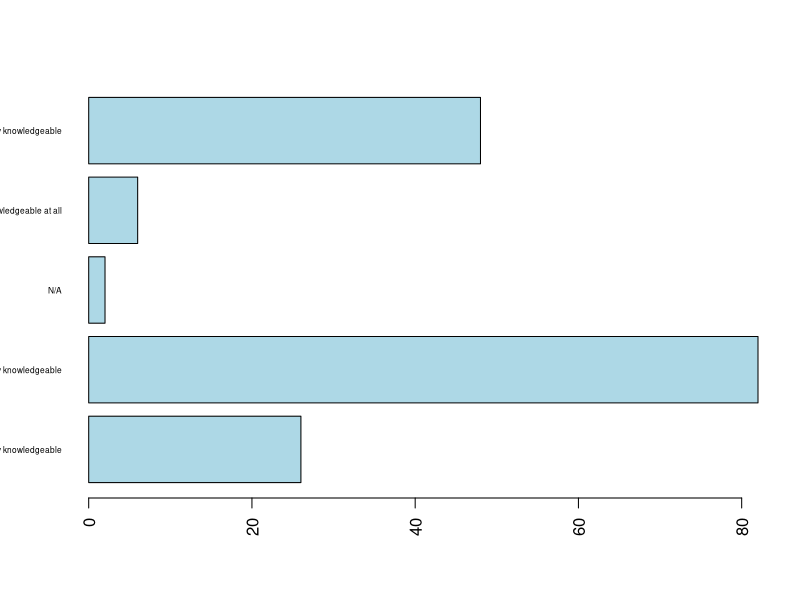
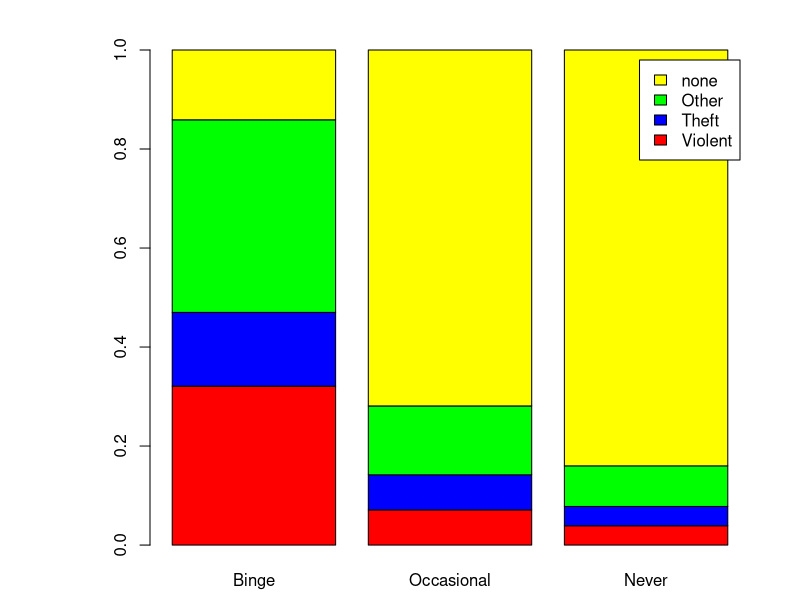
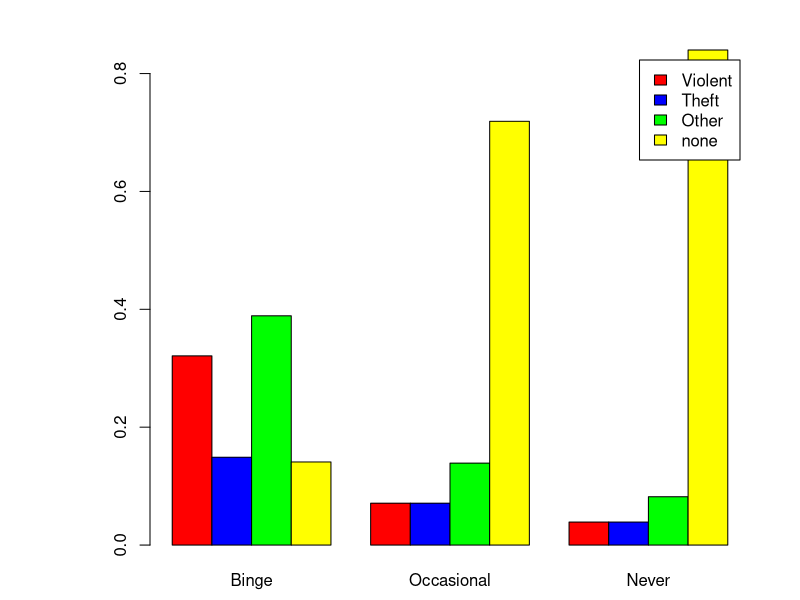
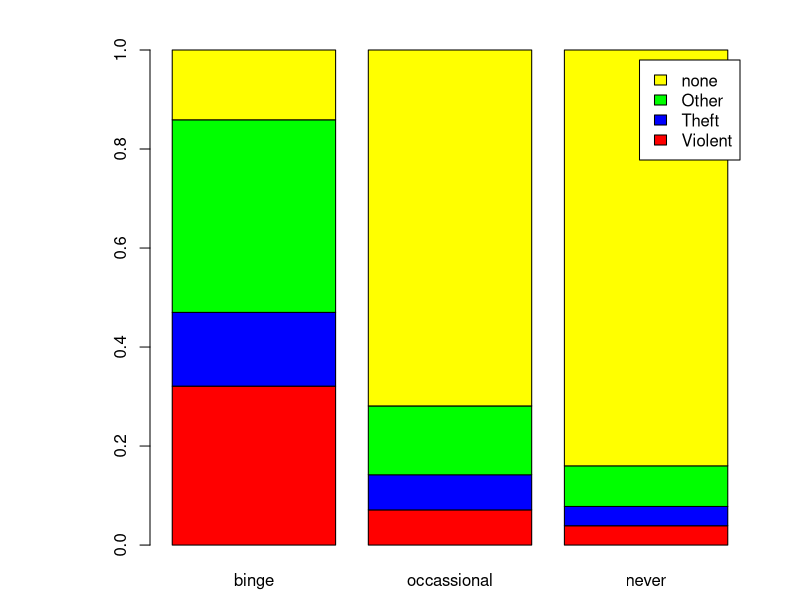
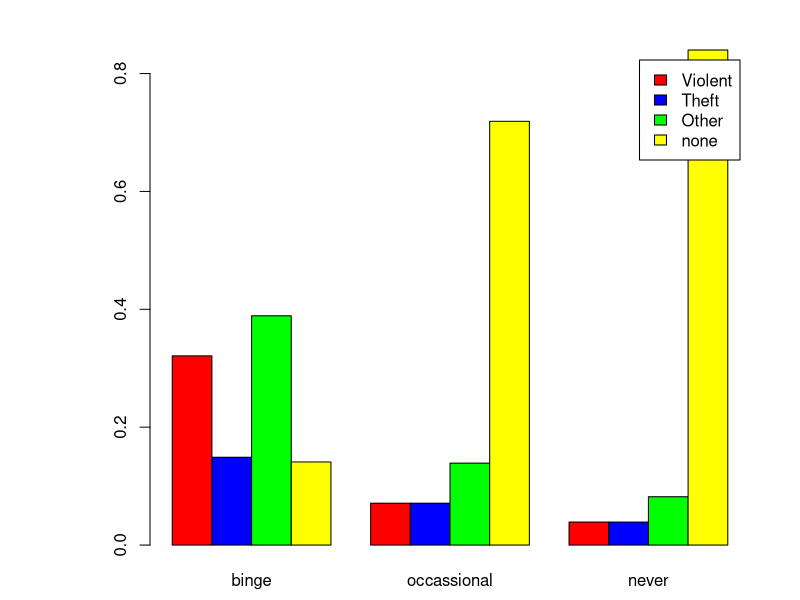

These figures' R source, in order: (Note: this script raises an error after producing the figures.)
library(sqldf)
library(dplyr)

# Barplot Code --------------------------------------------

survey <- read.csv("informatics_survey.csv", stringsAsFactors = FALSE)

# What happens if we don't set the stringsAsFactors argument?
q5_1 <- data.frame(survey$Q5_1, stringsAsFactors = FALSE)

colnames(q5_1) <- c("response")

q5_1 <- subset(q5_1, response != "")
q5_1 <- q5_1[q5_1$response != "",]

cnts <- table(q5_1)

barplot(cnts, 
        horiz = TRUE, 
        col   = 'lightblue',
        las   = 2,
        cex.names = 0.5)

opar <- par()

par(mai = c(.5, 1.5, .5, .5))

# Grouped & Stacked Barplot code -----------------------------

crime <- read.csv("drink_crime.csv", stringsAsFactors = FALSE)

barplot(as.matrix(crime[, c(2:4)]), 
        legend = crime[, 1],
           col = c("red","blue","green","yellow"))

barplot(as.matrix(crime[, c(2:4)]), 
        legend = crime[, 1],
           col = c("red","blue","green","yellow"),
        beside = TRUE)

lgnd        <- crime$Crime
binge       <- crime$Binge
occassional <- crime$Occasional
never       <- crime$Never
cnts        <- data.frame(binge, occassional, never)

barplot(as.matrix(cnts),
        legend = lgnd,
        col = c("red","blue","green","yellow"))

barplot(as.matrix(cnts),
        legend = lgnd,
        col = c("red","blue","green","yellow"),
        beside = TRUE )


# Pie Chart code --------------------------------------------

# You can write a select statement with new column names.
tmp <- sqldf("select q3 as department, count(q3) as total from survey where q3 != ' ' group by q3")

# Or, you can execute a simple select and rename the variables afterwards.
tmp <- sqldf("select q3, count(q3) from survey where q3 != ' ' group by q3")

# Rename the columns -- department & department count.
colnames(tmp)  <- c("dept","dept_cnt")

# Add new column for academic group (HUM Humanities, SCI Sciences, SOC, Social Sciences, MED Medical)
tmp$acad_grp <- ""                       

# Set the new acad_grp column, using fix().  What happens if you use edit()?
fix(tmp)                                   

# Save a backup copy of the modified dataframe.
write.csv(tmp, file = "tmp.csv")          

# Create a new dataframe of the two columns needed for the pie chart. 
temp <- data.frame(tmp$acad_grp, tmp$dept_cnt, stringsAsFactors = FALSE)
colnames(temp) <- c("acad_grp","dept_cnt")

# Group rows by academic group and then sum dept_cnt for each academic group.
grp_by <- group_by(temp, acad_grp)            
slices <- summarize(grp_by, grp_tot = sum(dept_cnt))     

# Calculate percentages, round to two digits, and then create labels.
slices$grp_pct <- (slices$grp_tot / sum(slices$grp_tot))
slices$grp_pct <- round(slices$grp_pct, 2) * 100
slices$lbl     <- paste(slices$acad_grp, " ", slices$grp_pct, "%", sep = "")
 
# And finally, generate the pie chart.
pie(slices$grp_pct, labels = slices$lbl, main = "Participation by Academic Area") 

# We can accomplish the same thing with the pipe operator.
slices <- group_by(temp, acad_grp) %>% summarize(grp_tot = sum(dept_cnt))

# Code to make the slice labels more descriptive.
slices$acad_grp[1] <- "Humanities"
slices$acad_grp[2] <- "Health Sciences"
slices$acad_grp[3] <- "Sciences"
slices$acad_grp[4] <- "Social Sciences"
slices$acad_grp[5] <- "Unknown"

pie(slices$grp_tot, labels = slices$acad_grp, main = "Pie Chart (Pipe)") 

# Histogram code ---------------------------------------------

opar <- par(no.readonly = TRUE)

par(mfrow = c(3, 1))

tmp <- read.delim("home_ownership.txt", sep = "\t", stringsAsFactors = FALSE)

hist(tmp$pct_1985, 
     main = "1985", 
     col  = "lightblue",
     ylim = c(0, 27),
     xlab = "Home Ownership %")

hist(tmp$pct_1996, 
     main = "1996", 
     col  = "lightblue",
     ylim = c(0, 27),
     xlab = "Home Ownership %")

hist(tmp$pct_2002, 
     main = "2002", 
     col  = "lightblue",
     ylim = c(0, 27),
     xlab = "Home Ownership %")

par(opar)
